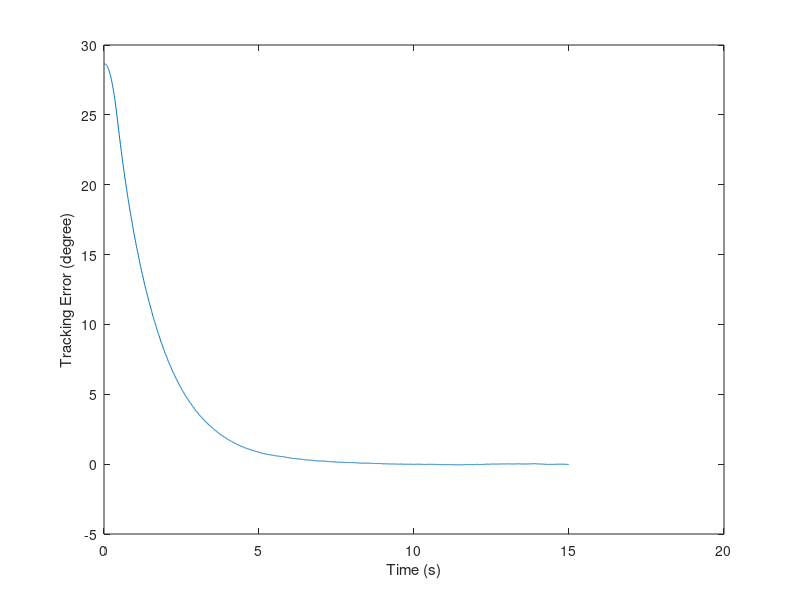
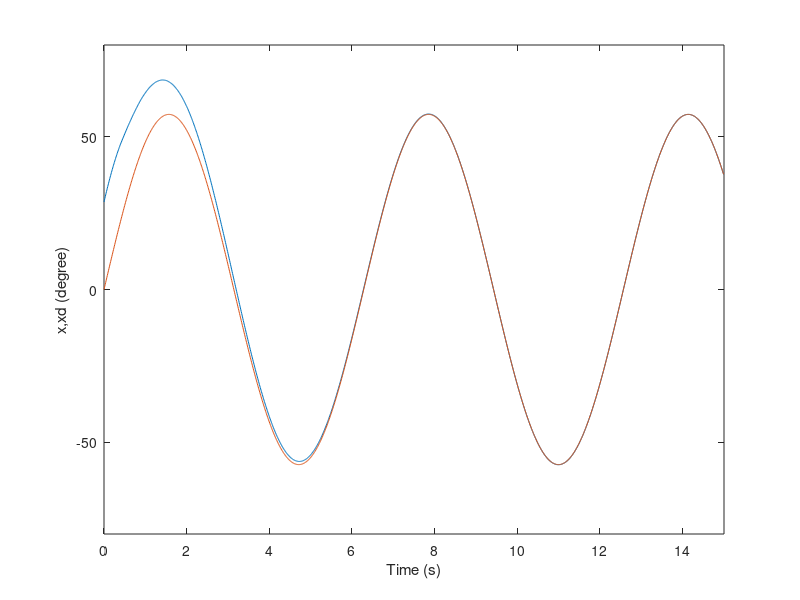
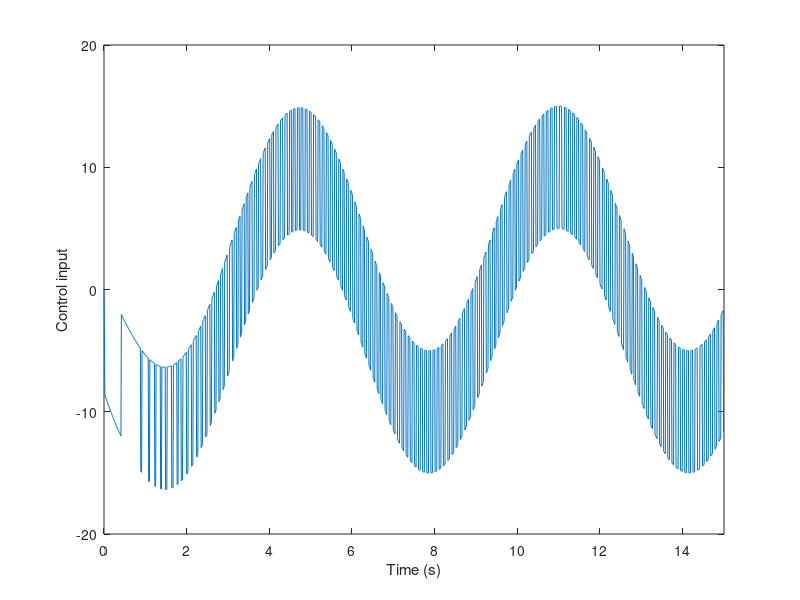
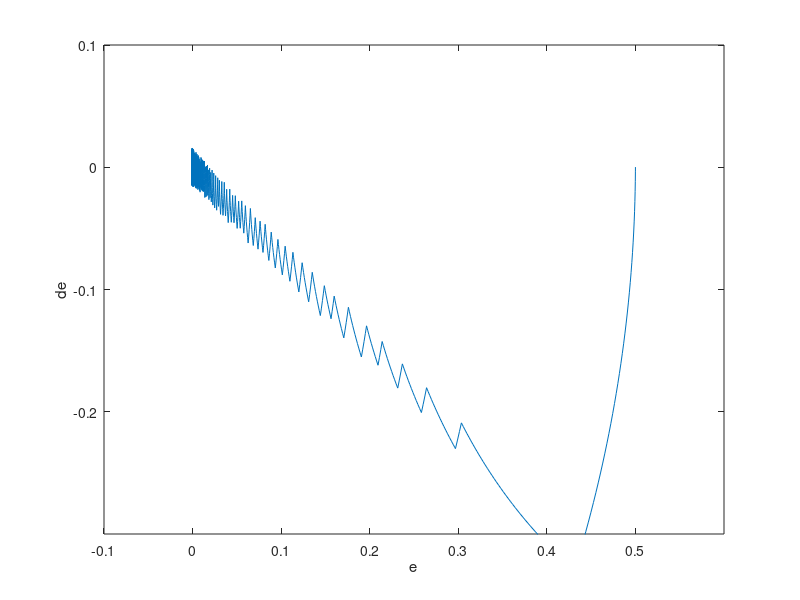

The MATLAB source for these figures, in order:
%Sliding mode control
%Chapter 01
%Tien 2016.01.24

close all
clear all

%Sampling time
tmax=15;
dt=0.01;
n=round(tmax/dt);

%Reference data
Ar=1; wr=1; t(1)=0;
for i=1:n
   if i>1 t(i)=(i-1)*dt; end;
   thd(i)=Ar*sin(wr*t(i));
   dthd(i)=wr*Ar*cos(wr*t(i));
   d2thd(i)=-wr^2*Ar*sin(wr*t(i));
end

%Controller parameters
c=0.7;
xite=0.5;
J=10;       %kg.m2

%Initial values
th(1)=0.5;
dth(1)=1;
err(1)=th(1)-thd(1);
derr(1)=dth(1)-dthd(1);
u(1)=0;
V(1)=0;
dV(1)=0;
Xi_1=[th(1); dth(1)];

%System
A=[0 1; 0 0];
B=[0; 1/J];

for i=2:n
   %System dynamics
   Xi=((A*Xi_1+B*u(i-1)))*dt+Xi_1;
   th(i)=Xi(1);
   dth(i)=Xi(2);
   Xi_1=Xi;
   
   %Tracking error
   err(i)=th(i)-thd(i);
   derr(i)=(err(i)-err(i-1))/dt;
   
   %Controller
   s(i)=c*err(i)+derr(i);
   u(i)=J*(-c*err(i-1)+d2thd(i-1)-xite*sign(s(i-1)));
   V(i)=1/2*s(i)^2+1/2*err(i)^2;
   dV(i)=V(i)-V(i-1);
end;

plot(t,(th-thd)*180/pi);                xlabel('Time (s)');	ylabel('Tracking Error (degree)');
figure;plot(t,th*180/pi,t,thd*180/pi);	xlabel('Time (s)');	ylabel('x,xd (degree)');
axis([0,15,-80,80]);
figure;plot(t,u);                       xlabel('Time (s)');	ylabel('Control input');
axis([0,15,-20,20]);
figure;plot(err,derr);                  xlabel('e');        ylabel('de');
axis([-0.10,0.60,-0.30,0.10]);
figure; plot(t,dV);